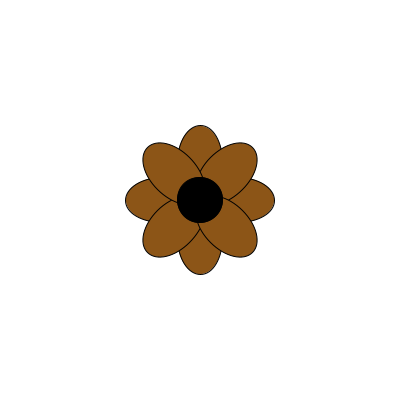
Frame 1 (no input)
Frame 60 (the mouse pressed at the canvas centre just before this capture): identical to frame 1, image omitted
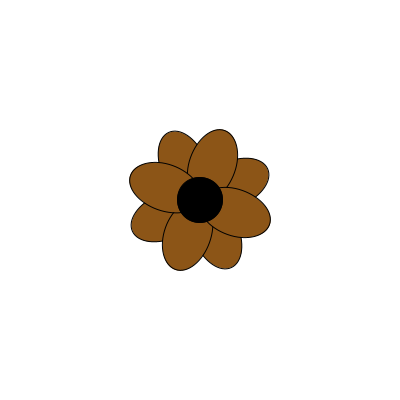
Frame 120 (the mouse held since frame 60 and released just before this capture)

The Processing sketch that drew these frames (run headless with seeded random() and noise(); from frame 60 on, the mouse is pressed at the canvas centre):

// Processing sketch: processing_145987
// ── processing_145987.pde

//Naomi Rauch
//CS 118
//April 27, 2014

Flower pretty01, pretty02; //declare and name objects

ArrayList<Flower> garden;

void setup(){  //do normal setup stuff
  size(400,400);
  background(255);
  smooth();
  
  //initialize objects
  pretty01 = new Flower(width/2, height/2,50,0);
  pretty02 = new Flower(0,0,25,0);
  
  //initalize array list 
  
  garden = new ArrayList <Flower>();
  garden.add(new Flower(width/2,height/2, random(100), 0));
  
  
 
  
}

void draw(){
  
  background(255);
  
  if (mousePressed) { //makes a new flower when left button clicked
    if (mouseButton == LEFT){
     garden.add(new Flower(mouseX,mouseY,random(30),0));
    }
  }
  if(mousePressed) { //removes a flower
    if (mouseButton == RIGHT){
      
      garden.remove(1);
    }
  }
      
  
  
  for(int i = 0; i<garden.size();i++){
     
  
    Flower freshflower = garden.get(i);
    freshflower.update();
    freshflower.display();
    }
  //}
  //}
  
  
 
  
  
  //draw objects
  //pretty01.display();
  //pretty01.update();
  //pretty02.display();
 // pretty02.update();
  
  //draw arraylist
  
  
//}

println(garden.size());
}





//begin class block
class Flower { //name of class

float middia;//diameter of middle
float peddia;//diameter of petal
float xPos;
float yPos;
float a;
int colorred;
int colorgreen;
int colorblue;

//class constructor
Flower(float tempx, float tempy, float tempdia, float tempa){

xPos = tempx;
yPos = tempy;
middia = tempdia;
peddia = tempdia;
a = tempa;
colorred = int(random(255));
colorgreen = int(random(255));
colorblue = int(random(255));

  
}

void update(){
  if (dist(mouseX,mouseY,xPos,yPos)<middia){
    for(int i=0;i<100;i++)
    
    a = a+1;
  }
}
  

void display(){
  
  fourPetal(xPos, yPos, peddia, a, colorred,colorgreen, colorblue); //right petal
  fourPetal(xPos, yPos, peddia, QUARTER_PI+a, colorred, colorgreen,colorblue);//left petal
  fill(0);
  ellipse (xPos, yPos, middia, middia); //middle of petal
}


void fourPetal(float x,float y,float d, float a, float crayona, float crayonb, float crayonc){
  
  float dx = d*1.618;
  
  
  pushMatrix();
  translate (x,y);
  rotate(a);
  fill(crayona, crayonb, crayonc);
  ellipse (0, -dx/2, d,dx);//top
  ellipse (0, (dx/2), d,dx);//bottom
  ellipse (dx/2, 0, dx,d);//right
  ellipse (-dx/2, 0, dx,d);//left
  popMatrix();
}
}
